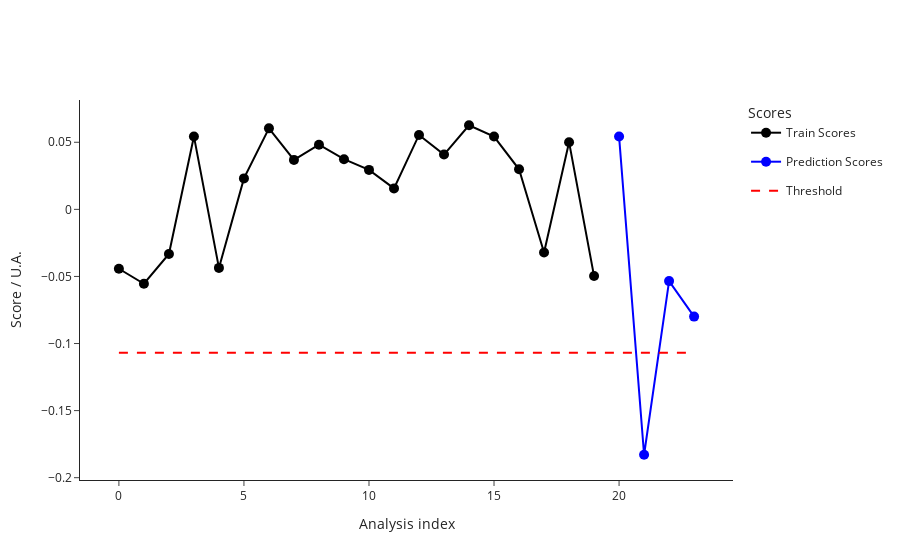

Here is the notebook cell this chart was saved with:
### Code cell
test_data = pd.read_csv("dev/test_2_features.csv")
test_metadata = pd.read_csv("dev/test_2_metadata.csv")
ana.predict(test_data, test_metadata)
outliers_test = ana.test_prediction_outliers()
print(outliers_test)
ana.plot_scores()

### Figure 1 — Plotly figure (JSON) as saved in the notebook; plotly's stock layout.template omitted (floating-point values rounded to 4 significant figures)
{"data": [{"hovertemplate": ["<b>index: </b>18<br><b>name: </b>210812_Pac--005<br><b>path: </b>C:/Users/Sandeep/Desktop/ExtractedSignals\\210812_Pac 2021-08-12 10-30-07\\210812_Pac--005.D<br><b>batch: </b>210812_Pac 2021-08-12 10-30-07<br><b>batch_position: </b>5<br><b>idle_time: </b>39.0<br><b>sample: </b>NaCl 0,9%<br><b>method: </b>SAA_411_Pac.M<br><b>timestamp: </b>2021-08-12 10:50:23<br><b>detector: </b>G1315C<br><b>pump: </b>G7110B<br><b>start_time: </b>2021-08-12 10:50:57<br><b>end_time: </b>2021-08-12 10:54:57<br><b>runtime: </b>239.7000000000036", "<b>index: </b>19<br><b>name: </b>210812_Pac--006<br><b>path: </b>C:/Users/Sandeep/Desktop/ExtractedSignals\\210812_Pac 2021-08-12 10-30-07\\210812_Pac--006.D<br><b>batch: </b>210812_Pac 2021-08-12 10-30-07<br><b>batch_position: </b>6<br><b>idle_time: </b>39.0<br><b>sample: </b>Blank<br><b>method: </b>SAA_411_Pac.M<br><b>timestamp: </b>2021-08-12 10:55:02<br><b>detector: </b>G1315C<br><b>pump: </b>G7110B<br><b>start_time: </b>2021-08-12 10:55:36<br><b>end_time: </b>2021-08-12 10:59:36<br><b>runtime: </b>239.7000000000036", "<b>index: </b>20<br><b>name: </b>210812_Pac--007<br><b>path: </b>C:/Users/Sandeep/Desktop/ExtractedSignals\\210812_Pac 2021-08-12 10-30-07\\210812_Pac--007.D<br><b>batch: </b>210812_Pac 2021-08-12 10-30-07<br><b>batch_position: </b>7<br><b>idle_time: </b>39.0<br><b>sample: </b>0.025 mg/ml<br><b>method: </b>SAA_411_Pac.M<br><b>timestamp: </b>2021-08-12 10:59:41<br><b>detector: </b>G1315C<br><b>pump: </b>G7110B<br><b>start_time: </b>2021-08-12 11:00:15<br><b>end_time: </b>2021-08-12 11:04:15<br><b>runtime: </b>239.7000000000036", "<b>index: </b>21<br><b>name: </b>210812_Pac--008<br><b>path: </b>C:/Users/Sandeep/Desktop/ExtractedSignals\\210812_Pac 2021-08-12 10-30-07\\210812_Pac--008.D<br><b>batch: </b>210812_Pac 2021-08-12 10-30-07<br><b>batch_position: </b>8<br><b>idle_time: </b>39.0<br><b>sample: </b>Blank<br><b>method: </b>SAA_411_Pac.M<br><b>timestamp: </b>2021-08-12 11:04:20<br><b>detector: </b>G1315C<br><b>pump: </b>G7110B<br><b>start_time: </b>2021-08-12 11:04:54<br><b>end_time: </b>2021-08-12 11:08:54<br><b>runtime: </b>239.7000000000036", "<b>index: </b>22<br><b>name: </b>210812_Pac--009<br><b>path: </b>C:/Users/Sandeep/Desktop/ExtractedSignals\\210812_Pac 2021-08-12 10-30-07\\210812_Pac--009.D<br><b>batch: </b>210812_Pac 2021-08-12 10-30-07<br><b>batch_position: </b>9<br><b>idle_time: </b>38.0<br><b>sample: </b>210806/036 :10<br><b>method: </b>SAA_411_Pac.M<br><b>timestamp: </b>2021-08-12 11:08:59<br><b>detector: </b>G1315C<br><b>pump: </b>G7110B<br><b>start_time: </b>2021-08-12 11:09:32<br><b>end_time: </b>2021-08-12 11:13:32<br><b>runtime: </b>239.7000000000036", "<b>index: </b>23<br><b>name: </b>210812_Pac--010<br><b>path: </b>C:/Users/Sandeep/Desktop/ExtractedSignals\\210812_Pac 2021-08-12 10-30-07\\210812_Pac--010.D<br><b>batch: </b>210812_Pac 2021-08-12 10-30-07<br><b>batch_position: </b>10<br><b>idle_time: </b>39.0<br><b>sample: </b>210806/036 :10<br><b>method: </b>SAA_411_Pac.M<br><b>timestamp: </b>2021-08-12 11:13:37<br><b>detector: </b>G7110B<br><b>pump: </b>G7110B<br><b>start_time: </b>2021-08-12 11:14:11<br><b>end_time: </b>2021-08-12 11:18:11<br><b>runtime: </b>239.7000000000036", "<b>index: </b>24<br><b>name: </b>210812_Pac--011<br><b>path: </b>C:/Users/Sandeep/Desktop/ExtractedSignals\\210812_Pac 2021-08-12 10-30-07\\210812_Pac--011.D<br><b>batch: </b>210812_Pac 2021-08-12 10-30-07<br><b>batch_position: </b>11<br><b>idle_time: </b>39.0<br><b>sample: </b>210806/036 :10<br><b>method: </b>SAA_411_Pac.M<br><b>timestamp: </b>2021-08-12 11:18:16<br><b>detector: </b>G7110B<br><b>pump: </b>G7110B<br><b>start_time: </b>2021-08-12 11:18:50<br><b>end_time: </b>2021-08-12 11:22:50<br><b>runtime: </b>239.7000000000036", "<b>index: </b>25<br><b>name: </b>210812_Pac--012<br><b>path: </b>C:/Users/Sandeep/Desktop/ExtractedSignals\\210812_Pac 2021-08-12 10-30-07\\210812_Pac--012.D<br><b>batch: </b>210812_Pac 2021-08-12 10-30-07<br><b>batch_position: </b>12<br><b>idle_time: </b>39.0<br><b>sample: </b>Blank<br><b>method: </b>SAA_411_Pac.M<br><b>timestamp: </b>2021-08-12 11:22:55<br><b>detector: </b>G1315C<br><b>pump: </b>G7110B<br><b>start_time: </b>2021-08-12 11:23:29<br><b>end_time: </b>2021-08-12 11:27:29<br><b>runtime: </b>239.7000000000036", "<b>index: </b>26<br><b>name: </b>210812_Pac--013<br><b>path: </b>C:/Users/Sandeep/Desktop/ExtractedSignals\\210812_Pac 2021-08-12 10-30-07\\210812_Pac--013.D<br><b>batch: </b>210812_Pac 2021-08-12 10-30-07<br><b>batch_position: </b>13<br><b>idle_time: </b>39.0<br><b>sample: </b>0.025 mg/ml<br><b>method: </b>SAA_411_Pac.M<br><b>timestamp: </b>2021-08-12 11:27:34<br><b>detector: </b>G1315C<br><b>pump: </b>G7110B<br><b>start_time: </b>2021-08-12 11:28:08<br><b>end_time: </b>2021-08-12 11:32:08<br><b>runtime: </b>239.7000000000036", "<b>index: </b>27<br><b>name: </b>210812_Pac--014<br><b>path: </b>C:/Users/Sandeep/Desktop/ExtractedSignals\\210812_Pac 2021-08-12 10-30-07\\210812_Pac--014.D<br><b>batch: </b>210812_Pac 2021-08-12 10-30-07<br><b>batch_position: </b>14<br><b>idle_time: </b>38.0<br><b>sample: </b>Blank<br><b>method: </b>SAA_411_Pac.M<br><b>timestamp: </b>2021-08-12 11:32:13<br><b>detector: </b>G7110B<br><b>pump: </b>G7110B<br><b>start_time: </b>2021-08-12 11:32:46<br><b>end_time: </b>2021-08-12 11:36:47<br><b>runtime: </b>239.7000000000036", "<b>index: </b>51<br><b>name: </b>210813_Pac--005<br><b>path: </b>C:/Users/Sandeep/Desktop/ExtractedSignals\\210813_Pac 2021-08-13 10-37-27\\210813_Pac--005.D<br><b>batch: </b>210813_Pac 2021-08-13 10-37-27<br><b>batch_position: </b>5<br><b>idle_time: </b>39.0<br><b>sample: </b>NaCl 0,9%<br><b>method: </b>SAA_411_Pac.M<br><b>timestamp: </b>2021-08-13 10:57:52<br><b>detector: </b>G7110B<br><b>pump: </b>G7110B<br><b>start_time: </b>2021-08-13 10:58:26<br><b>end_time: </b>2021-08-13 11:02:27<br><b>runtime: </b>239.7000000000036", "<b>index: </b>52<br><b>name: </b>210813_Pac--006<br><b>path: </b>C:/Users/Sandeep/Desktop/ExtractedSignals\\210813_Pac 2021-08-13 10-37-27\\210813_Pac--006.D<br><b>batch: </b>210813_Pac 2021-08-13 10-37-27<br><b>batch_position: </b>6<br><b>idle_time: </b>38.0<br><b>sample: </b>Blank<br><b>method: </b>SAA_411_Pac.M<br><b>timestamp: </b>2021-08-13 11:02:31<br><b>detector: </b>G1315C<br><b>pump: </b>G7110B<br><b>start_time: </b>2021-08-13 11:03:05<br><b>end_time: </b>2021-08-13 11:07:06<br><b>runtime: </b>239.7000000000036", "<b>index: </b>53<br><b>name: </b>210813_Pac--007<br><b>path: </b>C:/Users/Sandeep/Desktop/ExtractedSignals\\210813_Pac 2021-08-13 10-37-27\\210813_Pac--007.D<br><b>batch: </b>210813_Pac 2021-08-13 10-37-27<br><b>batch_position: </b>7<br><b>idle_time: </b>38.0<br><b>sample: </b>0.025 mg/ml<br><b>method: </b>SAA_411_Pac.M<br><b>timestamp: </b>2021-08-13 11:07:10<br><b>detector: </b>G1315C<br><b>pump: </b>G7116B<br><b>start_time: </b>2021-08-13 11:07:44<br><b>end_time: </b>2021-08-13 11:11:45<br><b>runtime: </b>239.7000000000036", "<b>index: </b>54<br><b>name: </b>210813_Pac--008<br><b>path: </b>C:/Users/Sandeep/Desktop/ExtractedSignals\\210813_Pac 2021-08-13 10-37-27\\210813_Pac--008.D<br><b>batch: </b>210813_Pac 2021-08-13 10-37-27<br><b>batch_position: </b>8<br><b>idle_time: </b>38.0<br><b>sample: </b>Blank<br><b>method: </b>SAA_411_Pac.M<br><b>timestamp: </b>2021-08-13 11:11:49<br><b>detector: </b>G1315C<br><b>pump: </b>G7110B<br><b>start_time: </b>2021-08-13 11:12:23<br><b>end_time: </b>2021-08-13 11:16:23<br><b>runtime: </b>239.7000000000036", "<b>index: </b>55<br><b>name: </b>210813_Pac--009<br><b>path: </b>C:/Users/Sandeep/Desktop/ExtractedSignals\\210813_Pac 2021-08-13 10-37-27\\210813_Pac--009.D<br><b>batch: </b>210813_Pac 2021-08-13 10-37-27<br><b>batch_position: </b>9<br><b>idle_time: </b>39.0<br><b>sample: </b>210812/004 :20<br><b>method: </b>SAA_411_Pac.M<br><b>timestamp: </b>2021-08-13 11:16:28<br><b>detector: </b>G1315C<br><b>pump: </b>G7110B<br><b>start_time: </b>2021-08-13 11:17:02<br><b>end_time: </b>2021-08-13 11:21:03<br><b>runtime: </b>239.7000000000036", "<b>index: </b>56<br><b>name: </b>210813_Pac--010<br><b>path: </b>C:/Users/Sandeep/Desktop/ExtractedSignals\\210813_Pac 2021-08-13 10-37-27\\210813_Pac--010.D<br><b>batch: </b>210813_Pac 2021-08-13 10-37-27<br><b>batch_position: </b>10<br><b>idle_time: </b>38.0<br><b>sample: </b>210812/004 :20<br><b>method: </b>SAA_411_Pac.M<br><b>timestamp: </b>2021-08-13 11:21:08<br><b>detector: </b>G1315C<br><b>pump: </b>G7110B<br><b>start_time: </b>2021-08-13 11:21:41<br><b>end_time: </b>2021-08-13 11:25:42<br><b>runtime: </b>239.7000000000036", "<b>index: </b>57<br><b>name: </b>210813_Pac--011<br><b>path: </b>C:/Users/Sandeep/Desktop/ExtractedSignals\\210813_Pac 2021-08-13 10-37-27\\210813_Pac--011.D<br><b>batch: </b>210813_Pac 2021-08-13 10-37-27<br><b>batch_position: </b>11<br><b>idle_time: </b>39.0<br><b>sample: </b>210812/004 :20<br><b>method: </b>SAA_411_Pac.M<br><b>timestamp: </b>2021-08-13 11:25:46<br><b>detector: </b>G1315C<br><b>pump: </b>G7110B<br><b>start_time: </b>2021-08-13 11:26:21<br><b>end_time: </b>2021-08-13 11:30:21<br><b>runtime: </b>239.7000000000036", "<b>index: </b>58<br><b>name: </b>210813_Pac--012<br><b>path: </b>C:/Users/Sandeep/Desktop/ExtractedSignals\\210813_Pac 2021-08-13 10-37-27\\210813_Pac--012.D<br><b>batch: </b>210813_Pac 2021-08-13 10-37-27<br><b>batch_position: </b>12<br><b>idle_time: </b>38.0<br><b>sample: </b>Blank<br><b>method: </b>SAA_411_Pac.M<br><b>timestamp: </b>2021-08-13 11:30:26<br><b>detector: </b>G1315C<br><b>pump: </b>G7110B<br><b>start_time: </b>2021-08-13 11:30:59<br><b>end_time: </b>2021-08-13 11:34:59<br><b>runtime: </b>239.7000000000036", "<b>index: </b>59<br><b>name: </b>210813_Pac--013<br><b>path: </b>C:/Users/Sandeep/Desktop/ExtractedSignals\\210813_Pac 2021-08-13 10-37-27\\210813_Pac--013.D<br><b>batch: </b>210813_Pac 2021-08-13 10-37-27<br><b>batch_position: </b>13<br><b>idle_time: </b>39.0<br><b>sample: </b>0.025 mg/ml<br><b>method: </b>SAA_411_Pac.M<br><b>timestamp: </b>2021-08-13 11:35:04<br><b>detector: </b>G1315C<br><b>pump: </b>G7110B<br><b>start_time: </b>2021-08-13 11:35:38<br><b>end_time: </b>2021-08-13 11:39:38<br><b>runtime: </b>239.7000000000036", "<b>index: </b>60<br><b>name: </b>210813_Pac--014<br><b>path: </b>C:/Users/Sandeep/Desktop/ExtractedSignals\\210813_Pac 2021-08-13 10-37-27\\210813_Pac--014.D<br><b>batch: </b>210813_Pac 2021-08-13 10-37-27<br><b>batch_position: </b>14<br><b>idle_time: </b>38.0<br><b>sample: </b>Blank<br><b>method: </b>SAA_411_Pac.M<br><b>timestamp: </b>2021-08-13 11:39:43<br><b>detector: </b>G1315C<br><b>pump: </b>G7110B<br><b>start_time: </b>2021-08-13 11:40:16<br><b>end_time: </b>2021-08-13 11:44:17<br><b>runtime: </b>239.7000000000036"], "legendgroup": "Train", "line": {"color": "black"}, "marker": {"color": "black", "size": 10}, "mode": "lines+markers", "name": "Train Scores", "text": ["<b>index: </b>18<br><b>name: </b>210812_Pac--005<br><b>path: </b>C:/Users/Sandeep/Desktop/ExtractedSignals\\210812_Pac 2021-08-12 10-30-07\\210812_Pac--005.D<br><b>batch: </b>210812_Pac 2021-08-12 10-30-07<br><b>batch_position: </b>5<br><b>idle_time: </b>39.0<br><b>sample: </b>NaCl 0,9%<br><b>method: </b>SAA_411_Pac.M<br><b>timestamp: </b>2021-08-12 10:50:23<br><b>detector: </b>G1315C<br><b>pump: </b>G7110B<br><b>start_time: </b>2021-08-12 10:50:57<br><b>end_time: </b>2021-08-12 10:54:57<br><b>runtime: </b>239.7000000000036", "<b>index: </b>19<br><b>name: </b>210812_Pac--006<br><b>path: </b>C:/Users/Sandeep/Desktop/ExtractedSignals\\210812_Pac 2021-08-12 10-30-07\\210812_Pac--006.D<br><b>batch: </b>210812_Pac 2021-08-12 10-30-07<br><b>batch_position: </b>6<br><b>idle_time: </b>39.0<br><b>sample: </b>Blank<br><b>method: </b>SAA_411_Pac.M<br><b>timestamp: </b>2021-08-12 10:55:02<br><b>detector: </b>G1315C<br><b>pump: </b>G7110B<br><b>start_time: </b>2021-08-12 10:55:36<br><b>end_time: </b>2021-08-12 10:59:36<br><b>runtime: </b>239.7000000000036", "<b>index: </b>20<br><b>name: </b>210812_Pac--007<br><b>path: </b>C:/Users/Sandeep/Desktop/ExtractedSignals\\210812_Pac 2021-08-12 10-30-07\\210812_Pac--007.D<br><b>batch: </b>210812_Pac 2021-08-12 10-30-07<br><b>batch_position: </b>7<br><b>idle_time: </b>39.0<br><b>sample: </b>0.025 mg/ml<br><b>method: </b>SAA_411_Pac.M<br><b>timestamp: </b>2021-08-12 10:59:41<br><b>detector: </b>G1315C<br><b>pump: </b>G7110B<br><b>start_time: </b>2021-08-12 11:00:15<br><b>end_time: </b>2021-08-12 11:04:15<br><b>runtime: </b>239.7000000000036", "<b>index: </b>21<br><b>name: </b>210812_Pac--008<br><b>path: </b>C:/Users/Sandeep/Desktop/ExtractedSignals\\210812_Pac 2021-08-12 10-30-07\\210812_Pac--008.D<br><b>batch: </b>210812_Pac 2021-08-12 10-30-07<br><b>batch_position: </b>8<br><b>idle_time: </b>39.0<br><b>sample: </b>Blank<br><b>method: </b>SAA_411_Pac.M<br><b>timestamp: </b>2021-08-12 11:04:20<br><b>detector: </b>G1315C<br><b>pump: </b>G7110B<br><b>start_time: </b>2021-08-12 11:04:54<br><b>end_time: </b>2021-08-12 11:08:54<br><b>runtime: </b>239.7000000000036", "<b>index: </b>22<br><b>name: </b>210812_Pac--009<br><b>path: </b>C:/Users/Sandeep/Desktop/ExtractedSignals\\210812_Pac 2021-08-12 10-30-07\\210812_Pac--009.D<br><b>batch: </b>210812_Pac 2021-08-12 10-30-07<br><b>batch_position: </b>9<br><b>idle_time: </b>38.0<br><b>sample: </b>210806/036 :10<br><b>method: </b>SAA_411_Pac.M<br><b>timestamp: </b>2021-08-12 11:08:59<br><b>detector: </b>G1315C<br><b>pump: </b>G7110B<br><b>start_time: </b>2021-08-12 11:09:32<br><b>end_time: </b>2021-08-12 11:13:32<br><b>runtime: </b>239.7000000000036", "<b>index: </b>23<br><b>name: </b>210812_Pac--010<br><b>path: </b>C:/Users/Sandeep/Desktop/ExtractedSignals\\210812_Pac 2021-08-12 10-30-07\\210812_Pac--010.D<br><b>batch: </b>210812_Pac 2021-08-12 10-30-07<br><b>batch_position: </b>10<br><b>idle_time: </b>39.0<br><b>sample: </b>210806/036 :10<br><b>method: </b>SAA_411_Pac.M<br><b>timestamp: </b>2021-08-12 11:13:37<br><b>detector: </b>G7110B<br><b>pump: </b>G7110B<br><b>start_time: </b>2021-08-12 11:14:11<br><b>end_time: </b>2021-08-12 11:18:11<br><b>runtime: </b>239.7000000000036", "<b>index: </b>24<br><b>name: </b>210812_Pac--011<br><b>path: </b>C:/Users/Sandeep/Desktop/ExtractedSignals\\210812_Pac 2021-08-12 10-30-07\\210812_Pac--011.D<br><b>batch: </b>210812_Pac 2021-08-12 10-30-07<br><b>batch_position: </b>11<br><b>idle_time: </b>39.0<br><b>sample: </b>210806/036 :10<br><b>method: </b>SAA_411_Pac.M<br><b>timestamp: </b>2021-08-12 11:18:16<br><b>detector: </b>G7110B<br><b>pump: </b>G7110B<br><b>start_time: </b>2021-08-12 11:18:50<br><b>end_time: </b>2021-08-12 11:22:50<br><b>runtime: </b>239.7000000000036", "<b>index: </b>25<br><b>name: </b>210812_Pac--012<br><b>path: </b>C:/Users/Sandeep/Desktop/ExtractedSignals\\210812_Pac 2021-08-12 10-30-07\\210812_Pac--012.D<br><b>batch: </b>210812_Pac 2021-08-12 10-30-07<br><b>batch_position: </b>12<br><b>idle_time: </b>39.0<br><b>sample: </b>Blank<br><b>method: </b>SAA_411_Pac.M<br><b>timestamp: </b>2021-08-12 11:22:55<br><b>detector: </b>G1315C<br><b>pump: </b>G7110B<br><b>start_time: </b>2021-08-12 11:23:29<br><b>end_time: </b>2021-08-12 11:27:29<br><b>runtime: </b>239.7000000000036", "<b>index: </b>26<br><b>name: </b>210812_Pac--013<br><b>path: </b>C:/Users/Sandeep/Desktop/ExtractedSignals\\210812_Pac 2021-08-12 10-30-07\\210812_Pac--013.D<br><b>batch: </b>210812_Pac 2021-08-12 10-30-07<br><b>batch_position: </b>13<br><b>idle_time: </b>39.0<br><b>sample: </b>0.025 mg/ml<br><b>method: </b>SAA_411_Pac.M<br><b>timestamp: </b>2021-08-12 11:27:34<br><b>detector: </b>G1315C<br><b>pump: </b>G7110B<br><b>start_time: </b>2021-08-12 11:28:08<br><b>end_time: </b>2021-08-12 11:32:08<br><b>runtime: </b>239.7000000000036", "<b>index: </b>27<br><b>name: </b>210812_Pac--014<br><b>path: </b>C:/Users/Sandeep/Desktop/ExtractedSignals\\210812_Pac 2021-08-12 10-30-07\\210812_Pac--014.D<br><b>batch: </b>210812_Pac 2021-08-12 10-30-07<br><b>batch_position: </b>14<br><b>idle_time: </b>38.0<br><b>sample: </b>Blank<br><b>method: </b>SAA_411_Pac.M<br><b>timestamp: </b>2021-08-12 11:32:13<br><b>detector: </b>G7110B<br><b>pump: </b>G7110B<br><b>start_time: </b>2021-08-12 11:32:46<br><b>end_time: </b>2021-08-12 11:36:47<br><b>runtime: </b>239.7000000000036", "<b>index: </b>51<br><b>name: </b>210813_Pac--005<br><b>path: </b>C:/Users/Sandeep/Desktop/ExtractedSignals\\210813_Pac 2021-08-13 10-37-27\\210813_Pac--005.D<br><b>batch: </b>210813_Pac 2021-08-13 10-37-27<br><b>batch_position: </b>5<br><b>idle_time: </b>39.0<br><b>sample: </b>NaCl 0,9%<br><b>method: </b>SAA_411_Pac.M<br><b>timestamp: </b>2021-08-13 10:57:52<br><b>detector: </b>G7110B<br><b>pump: </b>G7110B<br><b>start_time: </b>2021-08-13 10:58:26<br><b>end_time: </b>2021-08-13 11:02:27<br><b>runtime: </b>239.7000000000036", "<b>index: </b>52<br><b>name: </b>210813_Pac--006<br><b>path: </b>C:/Users/Sandeep/Desktop/ExtractedSignals\\210813_Pac 2021-08-13 10-37-27\\210813_Pac--006.D<br><b>batch: </b>210813_Pac 2021-08-13 10-37-27<br><b>batch_position: </b>6<br><b>idle_time: </b>38.0<br><b>sample: </b>Blank<br><b>method: </b>SAA_411_Pac.M<br><b>timestamp: </b>2021-08-13 11:02:31<br><b>detector: </b>G1315C<br><b>pump: </b>G7110B<br><b>start_time: </b>2021-08-13 11:03:05<br><b>end_time: </b>2021-08-13 11:07:06<br><b>runtime: </b>239.7000000000036", "<b>index: </b>53<br><b>name: </b>210813_Pac--007<br><b>path: </b>C:/Users/Sandeep/Desktop/ExtractedSignals\\210813_Pac 2021-08-13 10-37-27\\210813_Pac--007.D<br><b>batch: </b>210813_Pac 2021-08-13 10-37-27<br><b>batch_position: </b>7<br><b>idle_time: </b>38.0<br><b>sample: </b>0.025 mg/ml<br><b>method: </b>SAA_411_Pac.M<br><b>timestamp: </b>2021-08-13 11:07:10<br><b>detector: </b>G1315C<br><b>pump: </b>G7116B<br><b>start_time: </b>2021-08-13 11:07:44<br><b>end_time: </b>2021-08-13 11:11:45<br><b>runtime: </b>239.7000000000036", "<b>index: </b>54<br><b>name: </b>210813_Pac--008<br><b>path: </b>C:/Users/Sandeep/Desktop/ExtractedSignals\\210813_Pac 2021-08-13 10-37-27\\210813_Pac--008.D<br><b>batch: </b>210813_Pac 2021-08-13 10-37-27<br><b>batch_position: </b>8<br><b>idle_time: </b>38.0<br><b>sample: </b>Blank<br><b>method: </b>SAA_411_Pac.M<br><b>timestamp: </b>2021-08-13 11:11:49<br><b>detector: </b>G1315C<br><b>pump: </b>G7110B<br><b>start_time: </b>2021-08-13 11:12:23<br><b>end_time: </b>2021-08-13 11:16:23<br><b>runtime: </b>239.7000000000036", "<b>index: </b>55<br><b>name: </b>210813_Pac--009<br><b>path: </b>C:/Users/Sandeep/Desktop/ExtractedSignals\\210813_Pac 2021-08-13 10-37-27\\210813_Pac--009.D<br><b>batch: </b>210813_Pac 2021-08-13 10-37-27<br><b>batch_position: </b>9<br><b>idle_time: </b>39.0<br><b>sample: </b>210812/004 :20<br><b>method: </b>SAA_411_Pac.M<br><b>timestamp: </b>2021-08-13 11:16:28<br><b>detector: </b>G1315C<br><b>pump: </b>G7110B<br><b>start_time: </b>2021-08-13 11:17:02<br><b>end_time: </b>2021-08-13 11:21:03<br><b>runtime: </b>239.7000000000036", "<b>index: </b>56<br><b>name: </b>210813_Pac--010<br><b>path: </b>C:/Users/Sandeep/Desktop/ExtractedSignals\\210813_Pac 2021-08-13 10-37-27\\210813_Pac--010.D<br><b>batch: </b>210813_Pac 2021-08-13 10-37-27<br><b>batch_position: </b>10<br><b>idle_time: </b>38.0<br><b>sample: </b>210812/004 :20<br><b>method: </b>SAA_411_Pac.M<br><b>timestamp: </b>2021-08-13 11:21:08<br><b>detector: </b>G1315C<br><b>pump: </b>G7110B<br><b>start_time: </b>2021-08-13 11:21:41<br><b>end_time: </b>2021-08-13 11:25:42<br><b>runtime: </b>239.7000000000036", "<b>index: </b>57<br><b>name: </b>210813_Pac--011<br><b>path: </b>C:/Users/Sandeep/Desktop/ExtractedSignals\\210813_Pac 2021-08-13 10-37-27\\210813_Pac--011.D<br><b>batch: </b>210813_Pac 2021-08-13 10-37-27<br><b>batch_position: </b>11<br><b>idle_time: </b>39.0<br><b>sample: </b>210812/004 :20<br><b>method: </b>SAA_411_Pac.M<br><b>timestamp: </b>2021-08-13 11:25:46<br><b>detector: </b>G1315C<br><b>pump: </b>G7110B<br><b>start_time: </b>2021-08-13 11:26:21<br><b>end_time: </b>2021-08-13 11:30:21<br><b>runtime: </b>239.7000000000036", "<b>index: </b>58<br><b>name: </b>210813_Pac--012<br><b>path: </b>C:/Users/Sandeep/Desktop/ExtractedSignals\\210813_Pac 2021-08-13 10-37-27\\210813_Pac--012.D<br><b>batch: </b>210813_Pac 2021-08-13 10-37-27<br><b>batch_position: </b>12<br><b>idle_time: </b>38.0<br><b>sample: </b>Blank<br><b>method: </b>SAA_411_Pac.M<br><b>timestamp: </b>2021-08-13 11:30:26<br><b>detector: </b>G1315C<br><b>pump: </b>G7110B<br><b>start_time: </b>2021-08-13 11:30:59<br><b>end_time: </b>2021-08-13 11:34:59<br><b>runtime: </b>239.7000000000036", "<b>index: </b>59<br><b>name: </b>210813_Pac--013<br><b>path: </b>C:/Users/Sandeep/Desktop/ExtractedSignals\\210813_Pac 2021-08-13 10-37-27\\210813_Pac--013.D<br><b>batch: </b>210813_Pac 2021-08-13 10-37-27<br><b>batch_position: </b>13<br><b>idle_time: </b>39.0<br><b>sample: </b>0.025 mg/ml<br><b>method: </b>SAA_411_Pac.M<br><b>timestamp: </b>2021-08-13 11:35:04<br><b>detector: </b>G1315C<br><b>pump: </b>G7110B<br><b>start_time: </b>2021-08-13 11:35:38<br><b>end_time: </b>2021-08-13 11:39:38<br><b>runtime: </b>239.7000000000036", "<b>index: </b>60<br><b>name: </b>210813_Pac--014<br><b>path: </b>C:/Users/Sandeep/Desktop/ExtractedSignals\\210813_Pac 2021-08-13 10-37-27\\210813_Pac--014.D<br><b>batch: </b>210813_Pac 2021-08-13 10-37-27<br><b>batch_position: </b>14<br><b>idle_time: </b>38.0<br><b>sample: </b>Blank<br><b>method: </b>SAA_411_Pac.M<br><b>timestamp: </b>2021-08-13 11:39:43<br><b>detector: </b>G1315C<br><b>pump: </b>G7110B<br><b>start_time: </b>2021-08-13 11:40:16<br><b>end_time: </b>2021-08-13 11:44:17<br><b>runtime: </b>239.7000000000036"], "type": "scatter", "x": [0, 1, 2, 3, 4, 5, 6, 7, 8, 9, 10, 11, 12, 13, 14, 15, 16, 17, 18, 19], "y": [-0.04426, -0.05545, -0.03327, 0.05437, -0.04364, 0.02309, 0.06039, 0.03688, 0.04818, 0.03741, 0.02943, 0.01562, 0.05547, 0.04086, 0.0627, 0.05429, 0.02989, -0.03216, 0.05009, -0.04973]}, {"hovertemplate": ["<b>index: </b>21<br><b>name: </b>210812_Pac--008<br><b>path: </b>C:/Users/Sandeep/Desktop/ExtractedSignals\\210812_Pac 2021-08-12 10-30-07\\210812_Pac--008.D<br><b>batch: </b>210812_Pac 2021-08-12 10-30-07<br><b>batch_position: </b>8<br><b>idle_time: </b>39.0<br><b>sample: </b>Blank<br><b>method: </b>SAA_411_Pac.M<br><b>timestamp: </b>2021-08-12 11:04:20<br><b>detector: </b>G1315C<br><b>pump: </b>G7110B<br><b>start_time: </b>2021-08-12 11:04:54<br><b>end_time: </b>2021-08-12 11:08:54<br><b>runtime: </b>239.7000000000036", "<b>index: </b>116<br><b>name: </b>210819_Pac<br><b>path: </b>C:/Users/Sandeep/Desktop/ExtractedSignals\\210819_Pac 2021-08-19 15-50-49\\210819_Pac.D<br><b>batch: </b>210819_Pac 2021-08-19 15-50-49<br><b>batch_position: </b>1<br><b>idle_time: </b>163.0<br><b>sample: </b>Blank<br><b>method: </b>SAA_411_Pac.M<br><b>timestamp: </b>2021-08-19 15:50:54<br><b>detector: </b>G1315C<br><b>pump: </b>G7116B<br><b>start_time: </b>2021-08-19 15:53:24<br><b>end_time: </b>2021-08-19 15:57:24<br><b>runtime: </b>239.7000000000036", "<b>index: </b>117<br><b>name: </b>210819_Pac--002<br><b>path: </b>C:/Users/Sandeep/Desktop/ExtractedSignals\\210819_Pac 2021-08-19 15-50-49\\210819_Pac--002.D<br><b>batch: </b>210819_Pac 2021-08-19 15-50-49<br><b>batch_position: </b>2<br><b>idle_time: </b>39.0<br><b>sample: </b>Blank<br><b>method: </b>SAA_411_Pac.M<br><b>timestamp: </b>2021-08-19 15:57:29<br><b>detector: </b>G1315C<br><b>pump: </b>G7110B<br><b>start_time: </b>2021-08-19 15:58:03<br><b>end_time: </b>2021-08-19 16:02:04<br><b>runtime: </b>239.7000000000036", "<b>index: </b>153<br><b>name: </b>210826_Pac--005<br><b>path: </b>C:/Users/Sandeep/Desktop/ExtractedSignals\\210826_Pac 2021-08-26 16-15-14\\210826_Pac--005.D<br><b>batch: </b>210826_Pac 2021-08-26 16-15-14<br><b>batch_position: </b>5<br><b>idle_time: </b>40.0<br><b>sample: </b>NaCl 0,9%<br><b>method: </b>SAA_411_Pac.M<br><b>timestamp: </b>2021-08-26 16:34:12<br><b>detector: </b>G1315C<br><b>pump: </b>G7110B<br><b>start_time: </b>2021-08-26 16:34:47<br><b>end_time: </b>2021-08-26 16:38:47<br><b>runtime: </b>239.7000000000036"], "legendgroup": "Prediction", "line": {"color": "blue"}, "marker": {"color": "blue", "size": 10}, "mode": "lines+markers", "name": "Prediction Scores", "text": ["<b>index: </b>21<br><b>name: </b>210812_Pac--008<br><b>path: </b>C:/Users/Sandeep/Desktop/ExtractedSignals\\210812_Pac 2021-08-12 10-30-07\\210812_Pac--008.D<br><b>batch: </b>210812_Pac 2021-08-12 10-30-07<br><b>batch_position: </b>8<br><b>idle_time: </b>39.0<br><b>sample: </b>Blank<br><b>method: </b>SAA_411_Pac.M<br><b>timestamp: </b>2021-08-12 11:04:20<br><b>detector: </b>G1315C<br><b>pump: </b>G7110B<br><b>start_time: </b>2021-08-12 11:04:54<br><b>end_time: </b>2021-08-12 11:08:54<br><b>runtime: </b>239.7000000000036", "<b>index: </b>116<br><b>name: </b>210819_Pac<br><b>path: </b>C:/Users/Sandeep/Desktop/ExtractedSignals\\210819_Pac 2021-08-19 15-50-49\\210819_Pac.D<br><b>batch: </b>210819_Pac 2021-08-19 15-50-49<br><b>batch_position: </b>1<br><b>idle_time: </b>163.0<br><b>sample: </b>Blank<br><b>method: </b>SAA_411_Pac.M<br><b>timestamp: </b>2021-08-19 15:50:54<br><b>detector: </b>G1315C<br><b>pump: </b>G7116B<br><b>start_time: </b>2021-08-19 15:53:24<br><b>end_time: </b>2021-08-19 15:57:24<br><b>runtime: </b>239.7000000000036", "<b>index: </b>117<br><b>name: </b>210819_Pac--002<br><b>path: </b>C:/Users/Sandeep/Desktop/ExtractedSignals\\210819_Pac 2021-08-19 15-50-49\\210819_Pac--002.D<br><b>batch: </b>210819_Pac 2021-08-19 15-50-49<br><b>batch_position: </b>2<br><b>idle_time: </b>39.0<br><b>sample: </b>Blank<br><b>method: </b>SAA_411_Pac.M<br><b>timestamp: </b>2021-08-19 15:57:29<br><b>detector: </b>G1315C<br><b>pump: </b>G7110B<br><b>start_time: </b>2021-08-19 15:58:03<br><b>end_time: </b>2021-08-19 16:02:04<br><b>runtime: </b>239.7000000000036", "<b>index: </b>153<br><b>name: </b>210826_Pac--005<br><b>path: </b>C:/Users/Sandeep/Desktop/ExtractedSignals\\210826_Pac 2021-08-26 16-15-14\\210826_Pac--005.D<br><b>batch: </b>210826_Pac 2021-08-26 16-15-14<br><b>batch_position: </b>5<br><b>idle_time: </b>40.0<br><b>sample: </b>NaCl 0,9%<br><b>method: </b>SAA_411_Pac.M<br><b>timestamp: </b>2021-08-26 16:34:12<br><b>detector: </b>G1315C<br><b>pump: </b>G7110B<br><b>start_time: </b>2021-08-26 16:34:47<br><b>end_time: </b>2021-08-26 16:38:47<br><b>runtime: </b>239.7000000000036"], "type": "scatter", "x": [20, 21, 22, 23], "y": [0.05437, -0.1829, -0.05348, -0.07993]}, {"legendgroup": "Threshold", "line": {"color": "red", "dash": "dash"}, "mode": "lines", "name": "Threshold", "type": "scatter", "x": [0, 23], "y": [-0.1069, -0.1069]}], "layout": {"legend": {"title": {"text": "Scores"}}, "xaxis": {"title": {"text": "Analysis index"}}, "yaxis": {"title": {"text": "Score / U.A."}}}}
